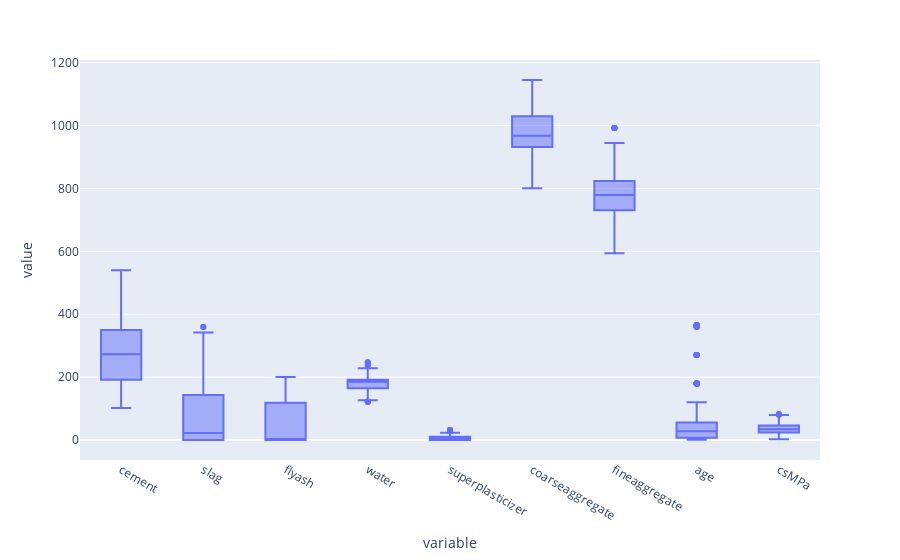

Source (notebook cell):
### Code cell
df.plot(kind='box')

### Figure 1 — Plotly figure (JSON) as saved in the notebook; plotly's stock layout.template omitted (floating-point values rounded to 4 significant figures; data arrays with more than 128 entries replaced by an {"elided": "..."} marker saying what was removed)
{"data": [{"alignmentgroup": "True", "hovertemplate": "variable=%{x}<br>value=%{y}<extra></extra>", "legendgroup": "", "marker": {"color": "#636efa"}, "name": "", "notched": false, "offsetgroup": "", "orientation": "v", "showlegend": false, "type": "box", "x": {"elided": "9270 str values"}, "x0": " ", "xaxis": "x", "y": {"elided": "9270 float values"}, "y0": " ", "yaxis": "y"}], "layout": {"boxmode": "group", "legend": {"tracegroupgap": 0}, "margin": {"t": 60}, "xaxis": {"anchor": "y", "domain": [0, 1], "title": {"text": "variable"}}, "yaxis": {"anchor": "x", "domain": [0, 1], "title": {"text": "value"}}}}
